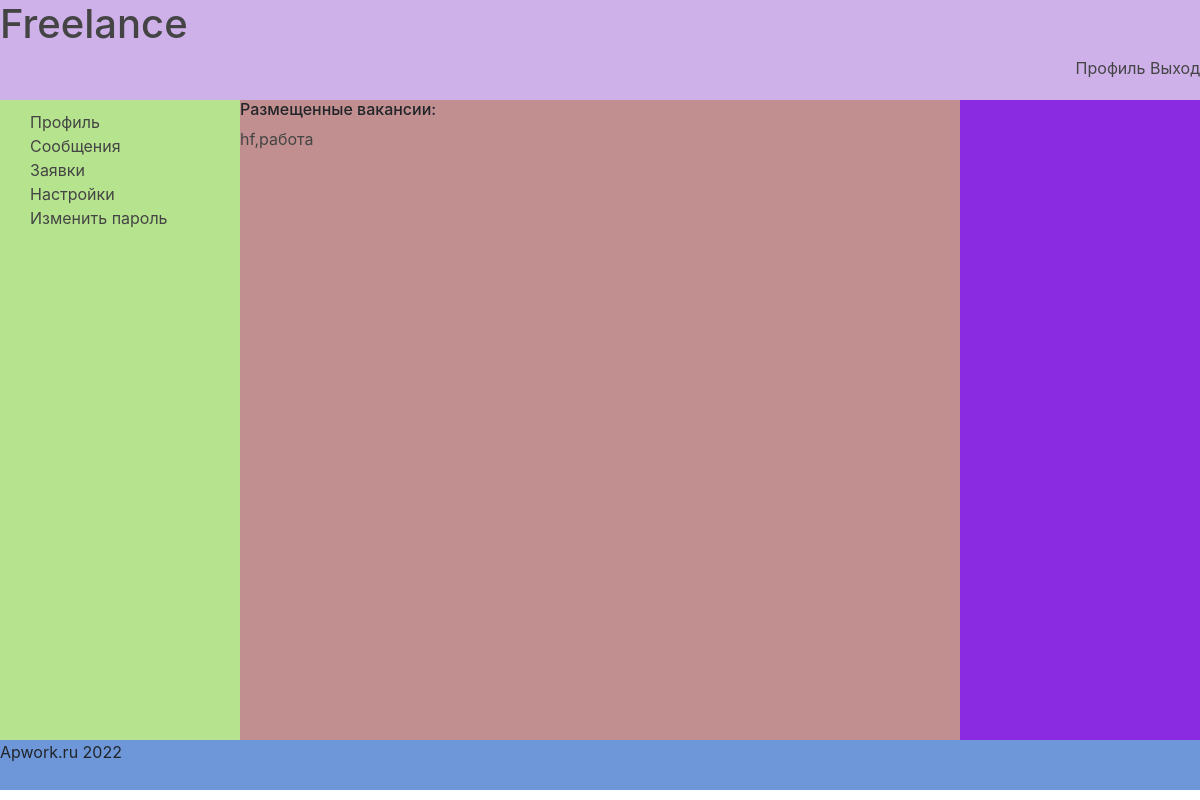
/accounts/ (signed in), run on an earlier commit of the app's database.
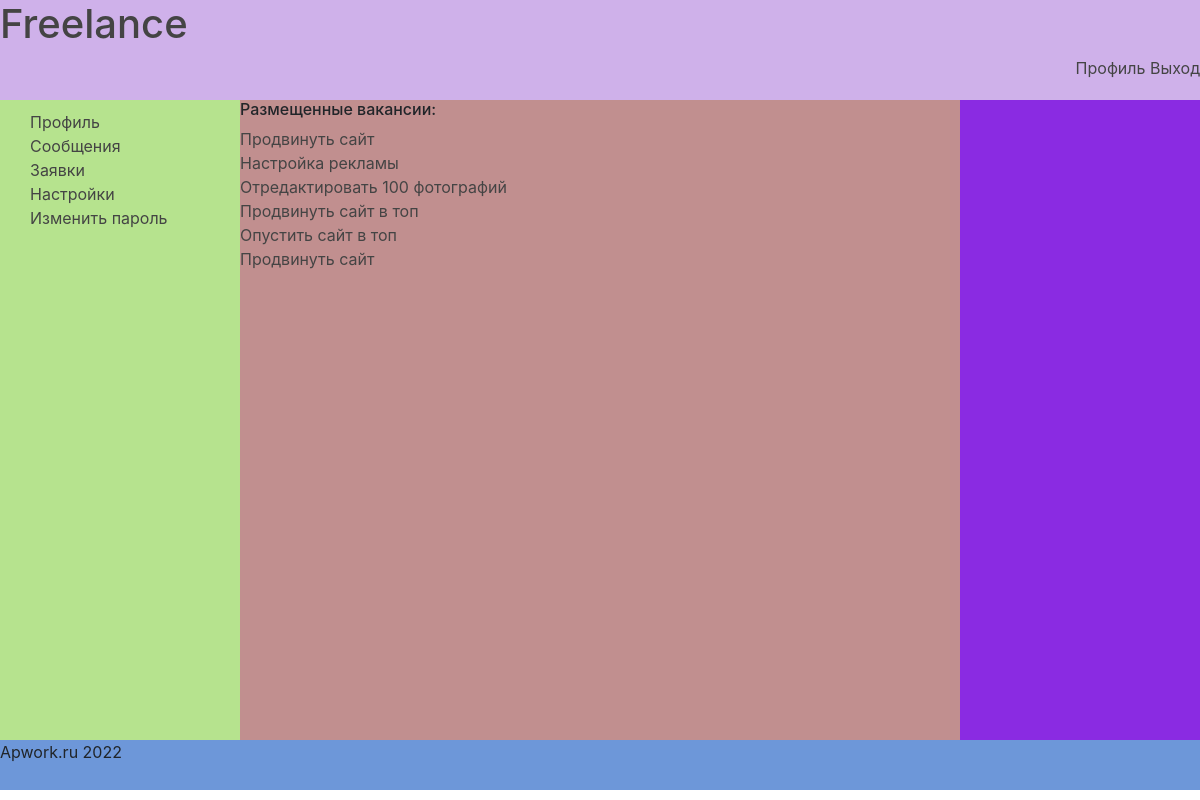
And on a later commit of the database.
### main/models.py (models this page shows)
class Job(models.Model):
    title = models.CharField(max_length=150, verbose_name='Название')
    description = models.TextField(max_length=2000, verbose_name='Описание')
    expired_date = models.DateField(help_text='Необходимо завершить до', null=True, verbose_name='Дедлайн', blank=True)
    create_date = models.DateTimeField(auto_now_add=True, verbose_name='Дата создания')
    author = models.ForeignKey(AdvUser, on_delete=models.CASCADE, verbose_name='Работодатель')
    executor = models.ForeignKey(AdvUser, on_delete=models.PROTECT, related_name='executor',
                                 null=True, verbose_name='Исполнитель')
    min_price = models.PositiveIntegerField(blank=True, verbose_name='Минимальная оплата')
    max_price = models.PositiveIntegerField(blank=False, null=False, verbose_name='Максимальная оплата')
    is_active = models.BooleanField(default=True, verbose_name='Активно')
    processing = models.BooleanField(default=False, verbose_name='В работе')
    offer = models.PositiveIntegerField(blank=True, default=0)
    category = models.ForeignKey('SubCategory', on_delete=models.PROTECT, verbose_name='Категория')
    def __str__(self):
        return self.title
    class Meta:
        verbose_name = 'Работа'
        verbose_name_plural = 'Работа'

### main/views.py (the view)
# urls.py: path('accounts/', views.account_page, name='account'),
@login_required
def account_page(request):
    context = {'jobs': Job.objects.filter(author_id=request.user.id)}
    return render(request, 'account.html', context)

### main/midlewares.py (called while the page is built)
def category_context_processor(request):
    if request.method == 'GET' or 'category' in request.POST:
        context = {'category': SubCategory.objects.all(),
                   "keyword": "",
                   'all': ""}
        return context
    else:
        return {'nothing': 'OK'}

### templates/account.html (shortened to what this page needs)
{% extends 'basic.html' %}
{% block menu %}
    {% include 'module/profile_menu.html' %}
{% endblock %}
{% block content %}
    <h6>Размещенные вакансии:</h6>
    {% for job in jobs %}
        <a href="{% url 'job_change' job.pk %}">{{ job }}</a><br>
    {% endfor %}
{% endblock %}

### templates/basic.html (shortened to what this page needs)
{% load static %}
{% load bootstrap4 %}
<!doctype html>
<html lang="ru">
<head>
    <link rel="stylesheet" href="{% static 'style/style.css' %}">
    {% bootstrap_css %}
</head>
<body>
<div id="main">
    <div id="header">
        <a href="{% url 'home' %}"><h1>Freelance</h1></a>
        <ul>
            {% if request.user.is_authenticated %}
                <a href="{% url 'account' %}">
                    <li>Профиль</li>
                </a>
                <li><a href="{% url 'logout' %}">Выход</a></li>
            {% else %}
                <li><a href="{% url 'register' %}">Регистрация</a></li>
                <li><a href="{% url 'login' %}">Вход</a></li>
                </ul>
            {% endif %}
    </div>
    <div id="menu">
        {% block menu %}{% endblock %}
    </div>
    <div id="content">
        {% block content %}{% endblock %}
    </div>
    <div id="footer">
        <p>Apwork.ru {% now "Y" %}</p>
    </div>
</div>
</body>
</html>

### templates/module/profile_menu.html (shortened to what this page needs)
<div class="profile-menu">
    <ul>
        <li><a href="{% url 'account' %}">Профиль</a></li>
        <li><a href="{% url 'my_chats' %}">Сообщения</a></li>
        <li><a href="{% url 'proposal' %}">Заявки</a></li>
        <li><a href="{% url 'settings' %}">Настройки</a></li>
        <li><a href="{% url 'change_password' %}">Изменить пароль</a></li>
    </ul>
</div>

### main/static/style/style.css (style rules this page uses)
* { padding: 0; margin: 0; }
#header { background-color: #cfb1ea; min-height: 100px; min-width: 300px; }
#menu { background-color: #b6e38e; min-width: 20%; min-height: 80vh; float: left; }
#menu a { padding-left: 20px }
#content { background-color: #c18f8f; min-height: 80vh; min-width: 60%; max-width: 60%; float: left; }
#footer { background-color: #6d97d9; min-width: 100px; min-height: 50px; }
#header a { text-decoration: none; color: #444444; }
#header ul { text-align: right; }
#header li { display: inline; }
a:any-link { color: #444444; }
.profile-menu { margin-top: 10px; }
li { list-style-type: none; text-decoration: none; color: #444444; }
#menu a { color: #444444; }
#menu li { padding-left: 10px; }

What changed in the data, as far as the page shows it:
changed Job (number 1 of 6 on the later page): title "hf,работа" → "Продвинуть сайт"
added Job: title "Настройка рекламы"
added Job: title "Отредактировать 100 фотографий"
added Job: title "Продвинуть сайт в топ"
added Job: title "Опустить сайт в топ"
added Job: title "Продвинуть сайт"
